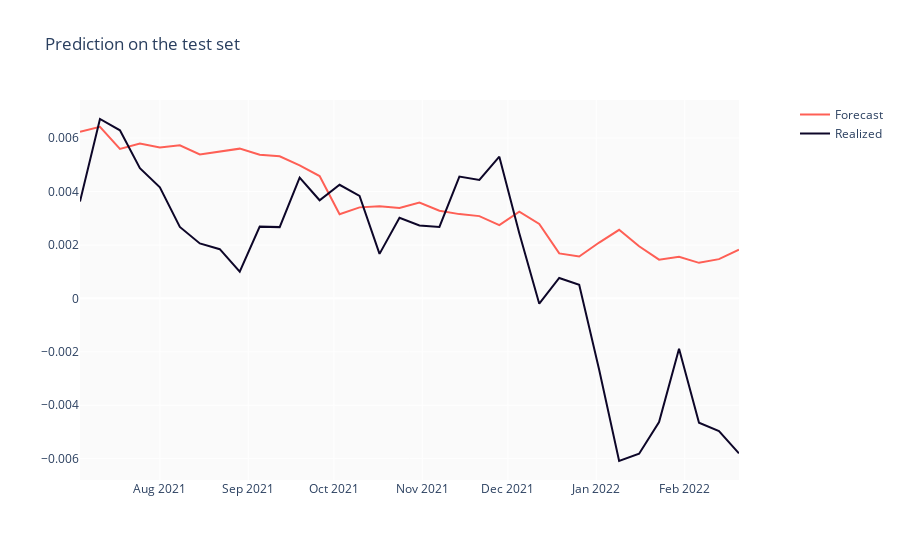

The notebook cell saved with this chart:
### Code cell
import plotly.graph_objects as go
from plotly.subplots import make_subplots

fig = make_subplots(specs=[[{"secondary_y": True}]])

fig.add_trace(go.Scatter(
    x=test_results.index,
    y=test_results["yhat"],
    marker_color=colors[2],
    name='Forecast',
))

fig.add_trace(go.Scatter(
    x=test_results.index,
    y=test_results["y"],
    name='Realized',
    marker_color=colors[0],
))



fig.update_layout(
    paper_bgcolor='white',
    plot_bgcolor='#fafafa',
    hovermode='closest',
    title="Prediction on the test set",
    xaxis = dict(
        title=""
    ),
    yaxis = dict(
        title=""
    ),
    showlegend=True)

fig.show()
